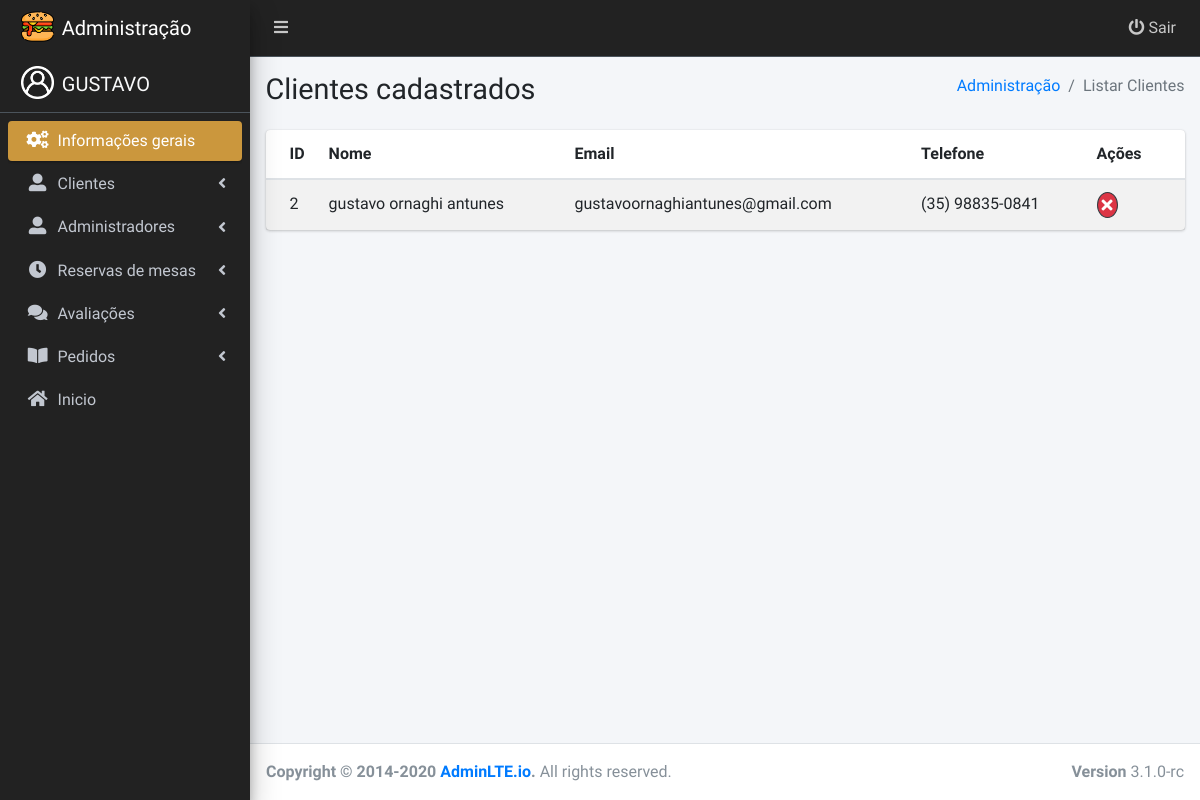
Before: /view/admin/listaCliente.php (signed in) with the older database file.
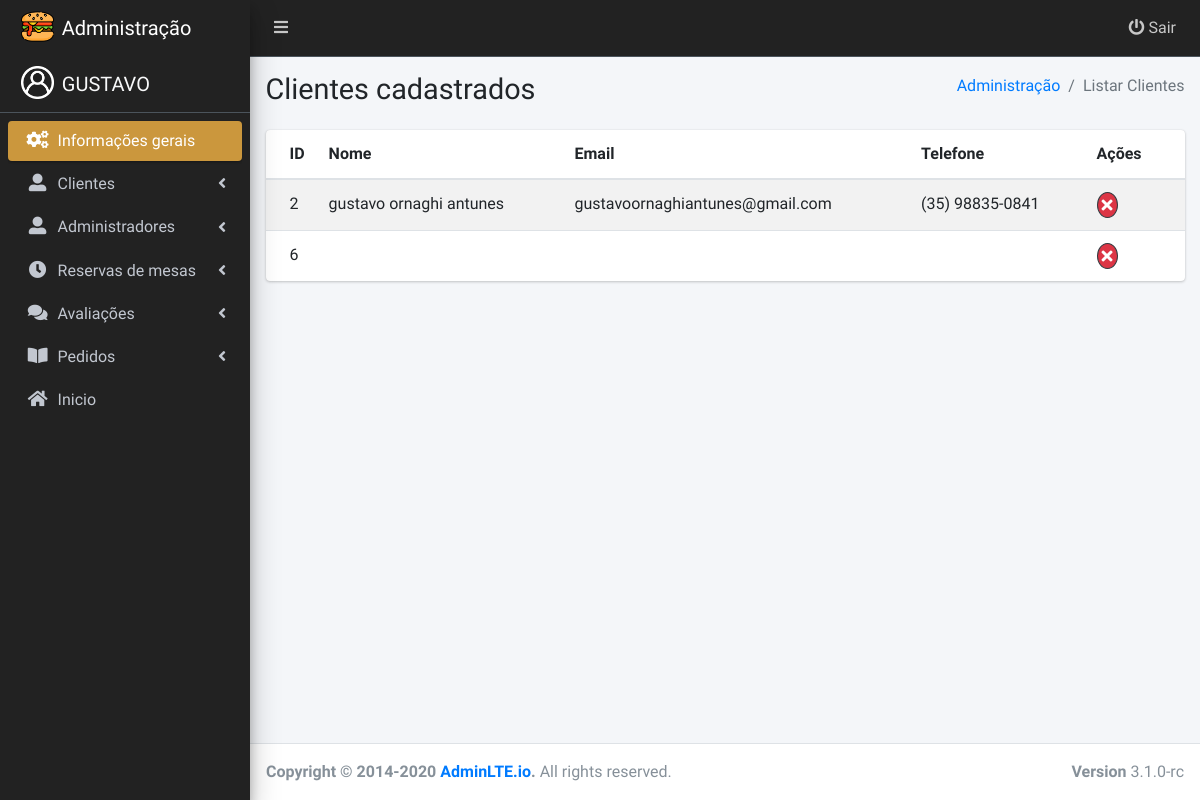
After: the same page with the newer database file.
### tables this page shows
CREATE TABLE IF NOT EXISTS `usuario` (
  `id` int(11) NOT NULL AUTO_INCREMENT,
  `nome` varchar(45) NOT NULL,
  `email` varchar(45) NOT NULL,
  `senha` varchar(45) NOT NULL,
  `telefone` varchar(45) NOT NULL,
  PRIMARY KEY (`id`)
);

### model/Usuario.php (called while the page is built, shortened)
<?php
class Usuario{
    public function Listar() {
        $sql = "SELECT usuario.id, usuario.nome, usuario.email, usuario.telefone FROM usuario";
        $conexao = new PDO('mysql:host=127.0.0.1;dbname=lanchonete2', 'root', '');
        $resultado = $conexao->query($sql);
        $lista = $resultado->fetchAll();
        return $lista;
    }
    public function ListarLogado($id) {
        $sql = "SELECT * FROM usuario where id = '$id'";
        $conexao = new PDO('mysql:host=127.0.0.1;dbname=lanchonete2', 'root', '');
        $resultado = $conexao->query($sql);
        $lista = $resultado->fetch();
        return $lista;
    }
}
?>

### view/admin/listaCliente.php (the view, shortened to what this page needs)
<?php
  require_once '../../model/Usuario.php';
  $usuario = new Usuario();
  $lista = $usuario->Listar();
  $logado = $_SESSION['usuario_logado'];
if ($logado == 1) {
?>
<!DOCTYPE html>
<html lang="en">
<head>
  <link rel="stylesheet" href="https://pro.fontawesome.com/releases/v5.2.0/css/all.css">
  <link rel="stylesheet" href="https://static.fontawesome.com/css/fontawesome-app.css">
  <link rel="stylesheet" href="dist/css/adminlte.min.css">
</head>
<body class="hold-transition sidebar-mini">
<div class="wrapper">
  <?php
    include("layout/navbar.php");
  ?>
  <?php
    include("layout/sidebar.php");
  ?>
  <div class="content-wrapper">
    <section class="content-header">
      <div class="container-fluid">
        <div class="row mb-2">
          <div class="col-sm-6">
            <h1>Clientes cadastrados</h1>
          </div>
          <div class="col-sm-6">
            <ol class="breadcrumb float-sm-right">
              <li class="breadcrumb-item"><a href="index.php">Administração</a></li>
              <li class="breadcrumb-item active">Listar Clientes</li>
            </ol>
          </div>
        </div>
      </div>
    </section>
    <section class="content">
      <div class="container-fluid">
        <div class="row">
          <div class="col-md-12">
            <div class="card">
              <div class="card-body p-0">
                <table class="table table-striped">
                  <thead>
                    <tr>
                      <th style="width: 10px">ID</th>
                      <th>Nome</th>
                      <th>Email</th>
                      <th>Telefone</th>
                      <th>Ações</th>
                    </tr>
                  </thead>
                  <tbody>
                  <?php foreach($lista as $linha):?>
                    <tr>
                      <td><?php echo $linha['id'] ?></td>
                      <td><?php echo $linha['nome'] ?></td>
                      <td><?php echo $linha['email'] ?></td>
                      <td><?php echo $linha['telefone'] ?></td>
                      <td><a href="#"  data-toggle="modal" data-target="#excluirCliente<?php echo $linha['id'] ?>"><i class="taman fas fa-times text-light text-center bg-danger rounded-circle border border-dark p-1"></i></a></td>
                    </tr>
                    <?php endforeach ?>
                  </tbody>
                </table>
              </div>
            </div>
          </div>
        </div>
      </div>
    </section>
  </div>
  <footer class="main-footer">
    <div class="float-right d-none d-sm-block">
      <b>Version</b> 3.1.0-rc
    </div>
    <strong>Copyright &copy; 2014-2020 <a href="https://adminlte.io">AdminLTE.io</a>.</strong> All rights reserved.
  </footer>
</div>
</body>
</html>
<?php } else { header('Location: ../usuario-nao-logado.php'); } ?>

### view/admin/layout/navbar.php
<nav class="main-header navbar navbar-expand navbar-dark navbar-dark">
    <ul class="navbar-nav d-flex justify-content-between w-100">
      <li>
        <a class="nav-link" data-widget="pushmenu" href="#" role="button"><i class="fas fa-bars"></i></a>
      </li>
      <li>
        <a class="nav-link" href="../../controller/usuario/sair-usuario.php"><i class="fas fa-power-off"></i> Sair</a>
      </li>
    </ul>
  </nav>

### view/admin/layout/sidebar.php (shortened to what this page needs)
 <?php
    require_once '../../model/Usuario.php';
    $usuarioLogado = new Usuario();
    $usuario = $usuarioLogado->ListarLogado($_SESSION['id_usuario']);
 ?>
<aside class="main-sidebar sidebar-dark-primary elevation-4">
    <a href="index.php" class="brand-link border-0">
      <img src="../assets/img/favicon1.png" alt="AdminLTE Logo" class="brand-image">
      <span class="brand-text font-weight-light">Administração</span>
    </a>
    <a href="#" class="brand-link">
      <img src="dist/img/perfil.png" alt="AdminLTE Logo" class="brand-image">
      <span class="brand-text text-light text-uppercase"><?php echo explode(" ", $usuario['nome'])[0] ?></span>
    </a>
    <div class="sidebar">
      <nav class="mt-2">
        <ul class="nav nav-pills nav-sidebar flex-column" data-widget="treeview" role="menu" data-accordion="false">
          <li class="nav-item">
              <a href="./index.php" class="nav-link active">
                <i class="fas fa-cogs nav-icon"></i>
                <p>Informações gerais</p>
              </a>
          </li>
          <li class="nav-item">
            <a href="#" class="nav-link">
              <i class="nav-icon fas fa-user-alt"></i>
              <p>
                Clientes
                <i class="fas fa-angle-left right"></i>
              </p>
            </a>
          </li>
          <li class="nav-item">
            <a href="#" class="nav-link">
              <i class="nav-icon fas fa-user-alt"></i>
              <p>
                Administradores
                <i class="fas fa-angle-left right"></i>
              </p>
            </a>
          </li>
          <li class="nav-item">
            <a href="#" class="nav-link">
              <i class="nav-icon fas fa-clock"></i>
              <p>
                Reservas de mesas
                <i class="fas fa-angle-left right"></i>
              </p>
            </a>
          </li>
          <li class="nav-item">
            <a href="#" class="nav-link">
              <i class="nav-icon fas fa-comments"></i>
              <p>
                Avaliações
                <i class="fas fa-angle-left right"></i>
              </p>
            </a>
          </li>
          <li class="nav-item">
            <a href="#" class="nav-link">
              <i class="nav-icon fas fa-book-open"></i>
              <p>
                Pedidos
                <i class="fas fa-angle-left right"></i>
              </p>
            </a>
          </li>
          <li class="nav-item">
            <a href="../" class="nav-link">
              <i class="nav-icon fas fa-home"></i>
              <p>
                Inicio
              </p>
            </a>
          </li>
      </nav>
    </div>
  </aside>

Changed rows visible on the page:
added usuario: id "6"
